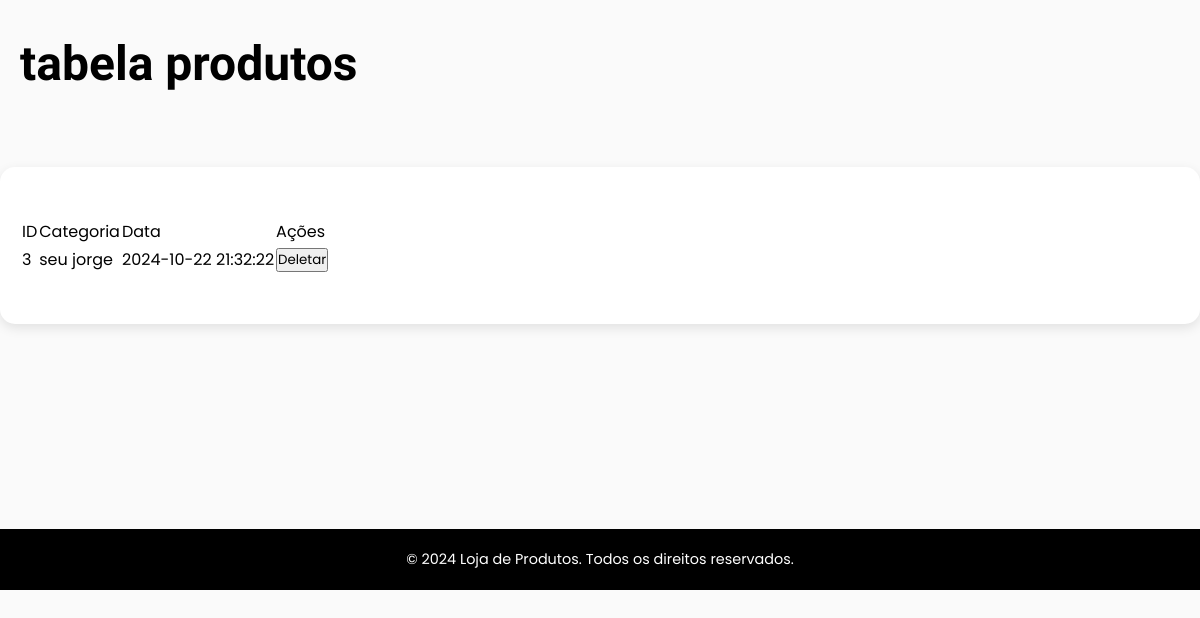
Screenshot of /categoria.php with the database file from the repository.
### tables this page shows
CREATE TABLE IF NOT EXISTS `tb_categoria` (
  `id` int(11) NOT NULL AUTO_INCREMENT,
  `categoria` varchar(50) NOT NULL,
  `data_cad` datetime NOT NULL DEFAULT current_timestamp(),
  PRIMARY KEY (`id`)
);

### php/funcoes.php (called while the page is built, shortened)
<?php
function listar($conn, $tabela) {
    $sql = "SELECT * FROM $tabela";
    $stmt = $conn->prepare($sql);
    $stmt->execute();
    return $stmt->fetchAll(PDO::FETCH_ASSOC);
}
?>

### categoria.php (the view, shortened to what this page needs)
<?php
include "backend/conexao.php";
include "php/funcoes.php";
$categorias = listar($conn, 'tb_categoria');
?>
<!DOCTYPE html>
<html lang="pt-br">
<head>
    <link rel="stylesheet" href="css/produtos.css">
</head>
<body>
    <header>
        <h1>tabela produtos</h1>
    </header>
    <main class="product-detail-container">
        <table>
            <thead>
                <tr>
                    <td>ID</td>
                    <td>Categoria</td>
                    <td>Data</td>
                    <td>Ações</td>
                </tr>
            </thead>
            <tbody>
                <?php foreach ($categorias as $categoria) { ?>
                    <tr>
                        <td><?php echo $categoria['id'] ?></td>
                        <td><?php echo $categoria['categoria'] ?></td>
                        <td><?php echo $categoria['data_cad'] ?></td>
                        <td>
                            <form action="categoria.php" method="POST">
                                <button type="submit" class="btn-deletar" name="btn_deletar"
                                    value="<?php echo $categoria['id']; ?>">Deletar</button>
                            </form>
                        </td>
                    </tr>
                <?php } ?>
            </tbody>
        </table>
    </main>
    <br><br><br><br><br>
    <footer>
        <p>© 2024 Loja de Produtos. Todos os direitos reservados.</p>
    </footer>
</body>
</html>

### css/produtos.css (style rules this page uses)
* { box-sizing: border-box; font-family: 'Poppins', sans-serif; margin: 0; padding: 0; }
:root { --fonte-principal: 'Poppins', sans-serif; --cor-principal: #000000; --cor-secundaria: #2e2d2d; --cor-terciaria: #bd0808; --cor-branca: white; --peso-fonte-normal: 400; --peso-fonte-negrito: 700; }
body { background-color: rgba(243, 243, 243, 0.385); font-family: var(--fonte-principal); }
header { display: flex; justify-content: space-between; align-items: center; padding: 35px 20px; max-width: 1200px; margin: 0 auto; }
header h1 { font-family: 'Luckiest Guy', cursive; font-size: 3rem; color: var(--cor-principal); }
.product-detail-container { display: flex; flex-wrap: wrap; justify-content: space-between; align-items: flex-start; padding: 50px 20px; max-width: 1200px; margin: 40px auto; background-color: var(--cor-branca); border-radius: 15px; box-shadow: 0 4px 12px rgba(0, 0, 0, 0.1); gap: 40px; }
footer { text-align: center; background-color: var(--cor-principal); color: var(--cor-branca); padding: 20px 0; margin-top: 40px; }
footer p { font-size: 0.9rem; }

### rows the page displays
tb_categoria: id "3", categoria "seu jorge", data_cad "2024-10-22 21:32:22"
